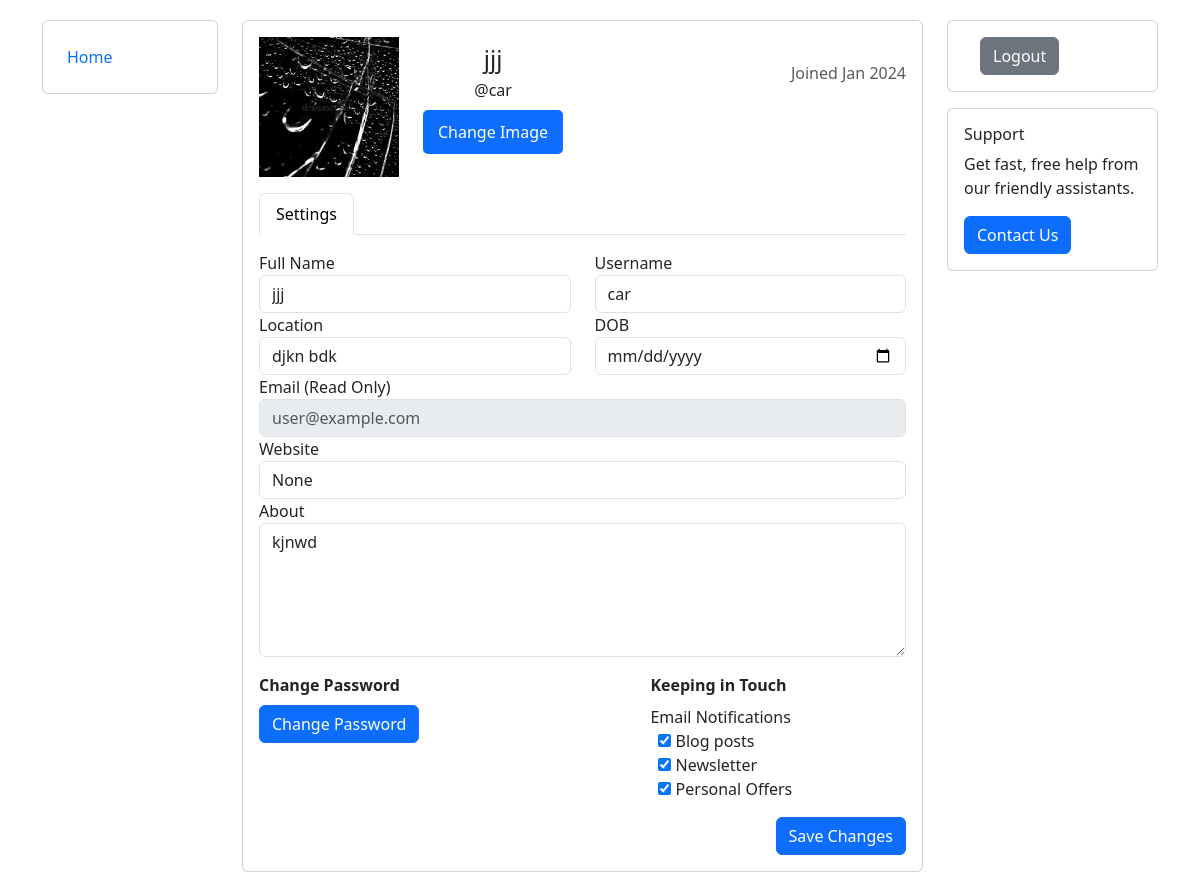
/edit_profile/ (signed in), run on an earlier commit of the app's database.
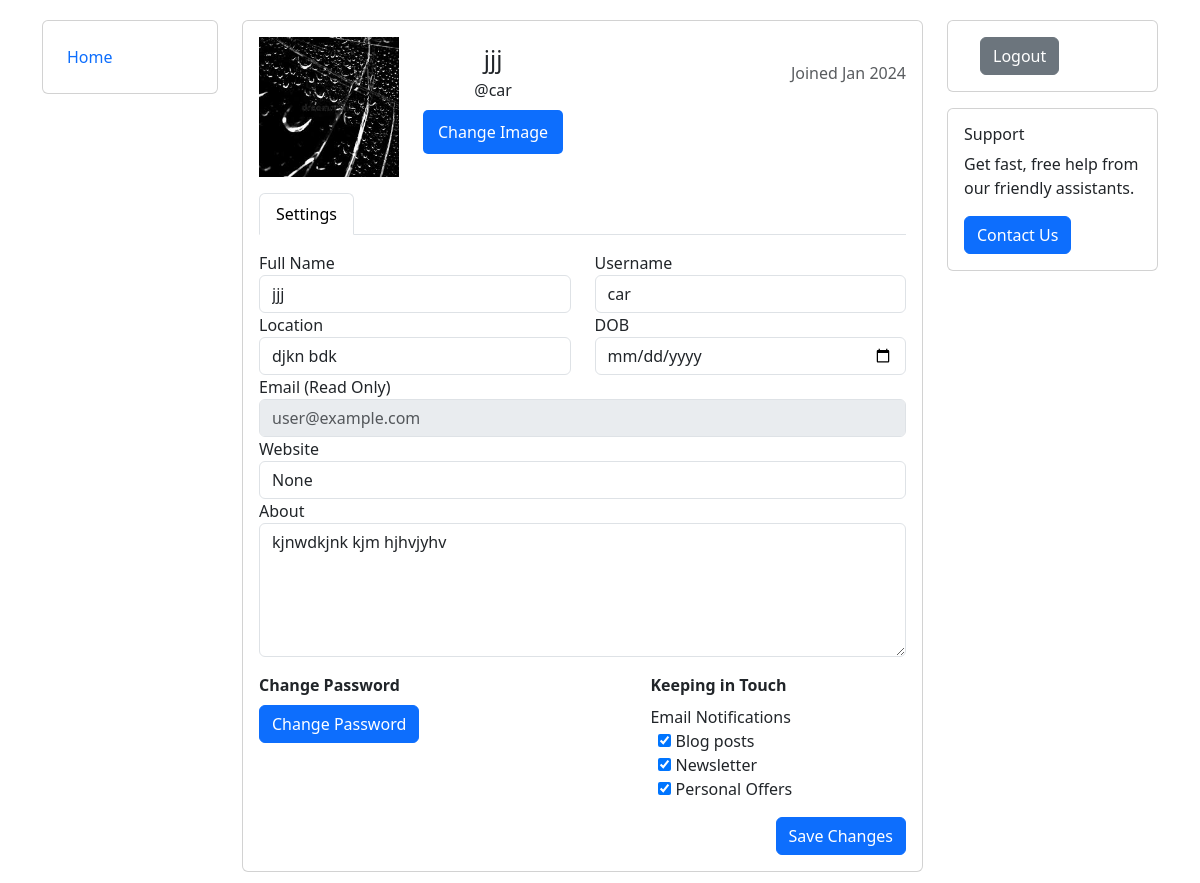
And on a later commit of the database.
### blog/models.py (models this page shows, shortened)
class Profile(models.Model):
    user = models.OneToOneField(User, on_delete=models.CASCADE)
    bio = models.TextField(null=True, blank=True)
    dob = models.DateField(null=True, blank=True)
    profile_img =  models.ImageField( upload_to='profile_images', default='default.jpg')
    location = models.CharField(null=True, blank=True, max_length=100)
    website = models.CharField(null=True, blank=True,max_length=100)

### blog/views.py (the view, shortened to what this page needs)
# urls.py: path("edit_profile/", views.edit_profile , name="edit_profile-page"),
def edit_profile(request):
    user_object = User.objects.get(username=request.user)
    currently_user = Profile.objects.get(user=user_object)
    context = {
        'currently_user': currently_user
    }
    return render(request, "edit_profile.html", context)

### templates/edit_profile.html (shortened to what this page needs)
{% load static %}
<!DOCTYPE html>
<html lang="en">
<head>
    <link href="https://cdn.jsdelivr.net/npm/bootstrap@5.3.2/dist/css/bootstrap.min.css" rel="stylesheet"
>
    <link rel="stylesheet" href="{% static 'css/editprofile.css' %}">
</head>
<body>
    <div class="container">
        <div class="row flex-lg-nowrap">
            <div class="col-12 col-lg-auto mb-3" style="width: 200px;">
                <div class="card p-3">
                    <div class="e-navlist--active-bg">
                        <ul class="nav">
                            <li class="nav-item"><a class="nav-link px-2 active" href="#"><span>Home</span></a></li>
                        </ul>
                    </div>
                </div>
            </div>
            <div class="col">
                <div class="row">
                    <div class="col mb-3">
                        <div class="card">
                            <div class="card-body">
                                <div class="e-profile">
                                        <div class="row">
                                            <div class="col-12 col-sm-auto mb-3">
                                                <div class="mx-auto" style="width: 140px;">
                                                    <div class="d-flex justify-content-center align-items-center rounded"
                                                        style="height: 140px; background-color: rgb(233, 236, 239);">
                                                        <span
                                                            style="color: rgb(166, 168, 170); font: bold 8pt Arial; overflow: hidden;">
                                                            <img style="width: 100%; object-fit: cover; object-position: center;"
                                                                src="{{ currently_user.profile_img.url }}"
                                                                alt="unavailable">
                                                        </span>
                                                    </div>
                                                </div>
                                            </div>
                                            <div
                                                class="col d-flex flex-column flex-sm-row justify-content-between mb-3">
                                                <div class="text-center text-sm-left mb-2 mb-sm-0">
                                                    <h4 class="pt-sm-2 pb-1 mb-0 text-nowrap">
                                                        {{request.user.first_name}}
                                                    </h4>
                                                    <p class="mb-0">@{{request.user.username}}</p>
                                                    <div class="mt-2 file-input-container">
                                                        <button class="btn btn-primary file-input-button">Change
                                                            Image</button>
                                                    </div>
                                                </div>
                                                <div class="text-center text-sm-right">
                                                    <span class="badge badge-secondary">administrator</span>
                                                    <div class="text-muted"><p>Joined
                                                            {{request.user.date_joined | date:"M Y" }}</p></div>
                                                </div>
                                            </div>
                                        </div>
                                    <ul class="nav nav-tabs">
                                        <li class="nav-item"><a href="" class="active nav-link">Settings</a></li>
                                    </ul>
                                    <div class="tab-content pt-3">
                                        <div class="tab-pane active">
                                            <form action="" method="post" class="form" novalidate>
                                                <div class="row">
                                                    <div class="col">
                                                        <div class="row">
                                                            <div class="col">
                                                                <div class="form-group">
                                                                    <label>Full Name</label>
                                                                    <input class="form-control" type="text" name="name"
                                                                        placeholder="John Smith"
                                                                        value="{{currently_user.user.first_name}}">
                                                                </div>
                                                            </div>
                                                            <div class="col">
                                                                <div class="form-group">
                                                                    <label>Username</label>
                                                                    <input class="form-control" type="text"
                                                                        name="username" placeholder="Username"
                                                                        value="{{currently_user.user.username}}">
                                                                </div>
                                                            </div>
                                                        </div>
                                                        <div class="row">
                                                            <div class="col">
                                                                <div class="form-group">
                                                                    <label>Location</label>
                                                                    <input class="form-control" type="text"
                                                                        name="location" placeholder="State, Country"
                                                                        value="{{ currently_user.location }}">
                                                                </div>
                                                            </div>
                                                            <div class="col">
                                                                <div class="form-group">
                                                                    <label>DOB</label>
                                                                    <input class="form-control" type="date" value="{{ currently_user.dob|date:'Y-m-d' }}" name="dob">
                                                                </div>
                                                            </div>
                                                        </div>
                                                        <div class="row">
                                                            <div class="col">
                                                                <div class="form-group">
                                                                    <label>Email (Read Only)</label>
                                                                    <input class="form-control" type="text" disabled
                                                                        placeholder="user@example.com" name="email">
                                                                </div>
                                                            </div>
                                                        </div>
                                                        <div class="row">
                                                            <div class="col">
                                                                <div class="form-group">
                                                                    <label>Website</label>
                                                                    <input class="form-control" type="text"
                                                                        value="{{currently_user.website}}"
                                                                        placeholder="www.xyx.com" name="Website">
                                                                </div>
                                                            </div>
                                                        </div>
                                                        <div class="row">
                                                            <div class="col mb-3">
                                                                <div class="form-group">
                                                                    <label>About</label>
                                                                    <textarea class="form-control" rows="5" name="bio"
                                                                        placeholder="My Bio">{{ currently_user.bio }}</textarea>
                                                                </div>
                                                            </div>
                                                        </div>
                                                    </div>
                                                </div>
                                                <div class="row">
                                                    <div class="col-12 col-sm-6 mb-3">
                                                        <div class="mb-2"><b>Change Password</b></div>
                                                        <div class="row">
                                                            <div class="col">
                                                                <div class="form-group">
                                                                    <button class="btn btn-primary"
                                                                        type="/submit">Change Password</button>
                                                                </div>
                                                            </div>
                                                        </div>
                                                    </div>
                                                    <div class="col-12 col-sm-5 offset-sm-1 mb-3">
                                                        <div class="mb-2"><b>Keeping in Touch</b></div>
                                                        <div class="row">
                                                            <div class="col">
                                                                <label>Email Notifications</label>
                                                                <div class="custom-controls-stacked px-2">
                                                                    <div class="custom-control custom-checkbox">
                                                                        <input type="checkbox"
                                                                            class="custom-control-input"
                                                                            id="notifications-blog" checked>
                                                                        <label class="custom-control-label"
                                                                            for="notifications-blog">Blog posts</label>
                                                                    </div>
                                                                    <div class="custom-control custom-checkbox">
                                                                        <input type="checkbox"
                                                                            class="custom-control-input"
                                                                            id="notifications-news" checked>
                                                                        <label class="custom-control-label"
                                                                            for="notifications-news">Newsletter</label>
                                                                    </div>
                                                                    <div class="custom-control custom-checkbox">
                                                                        <input type="checkbox"
                                                                            class="custom-control-input"
                                                                            id="notifications-offers" checked>
                                                                        <label class="custom-control-label"
                                                                            for="notifications-offers">Personal
                                                                            Offers</label>
                                                                    </div>
                                                                </div>
                                                            </div>
                                                        </div>
                                                    </div>
                                                </div>
                                                <div class="row">
                                                    <div class="col d-flex justify-content-end">
                                                        <button class="btn btn-primary" type="submit">Save
                                                            Changes</button>
                                                    </div>
                                                </div>
                                            </form>
                                        </div>
                                    </div>
                                </div>
                            </div>
                        </div>
                    </div>
                    <div class="col-12 col-md-3 mb-3">
                        <div class="card mb-3">
                            <div class="card-body">
                                <div class="px-xl-3">
                                    <button class="btn btn-block btn-secondary">
                                        <span>Logout</span>
                                    </button>
                                </div>
                            </div>
                        </div>
                        <div class="card">
                            <div class="card-body">
                                <h6 class="card-title font-weight-bold">Support</h6>
                                <p class="card-text">Get fast, free help from our friendly assistants.</p>
                                <button type="button" class="btn btn-primary">Contact Us</button>
                            </div>
                        </div>
                    </div>
                </div>
            </div>
        </div>
    </div>
</body>
</html>

What changed in the data, as far as the page shows it:
changed Profile "djkn bdk": bio "kjnwd" → "kjnwdkjnk kjm hjhvjyhv"
